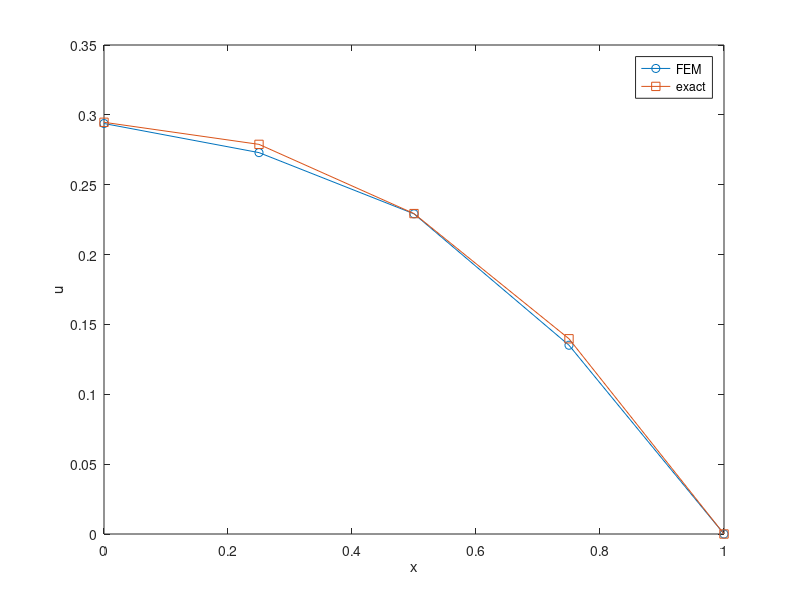
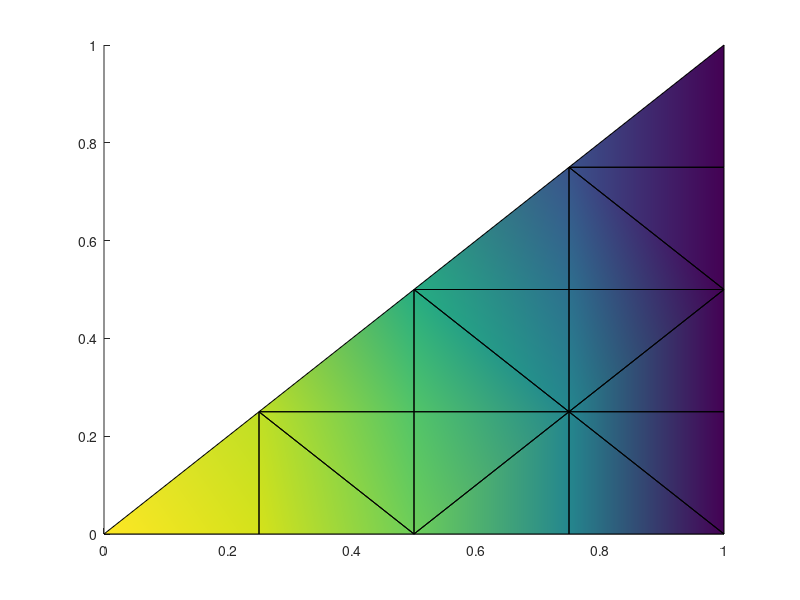

These figures' MATLAB source, in order:
h=1/4;
%N_e: number of elements
%N_p: number of nodes, including boundary nodes
%N_b: number of boundary nodes of Dirichlet type
N_e=16;
N_p=15;
N_b=5;
Nodes=[0 0;
   0.25 0;
   0.5 0;
   0.75 0;
   1 0;
  
   0.25 0.25;
   0.5 0.25;
   0.75 0.25;
   1 0.25;

   0.5 0.5;
   0.75 0.5;
   1 0.5;

   0.75 0.75;
   1 0.75;

   1 1];

%B is the connectivity matrix
B=[ 2 6 1;
    2 3 6;
    7 6 3;
    7 3 8;
    4 8 3;
    4 5 8;
    9 8 5;
    7 10 6;
    7 8 10;
    11 10 8;
    11 8 12;
    9 12 8;
    11 13 10;
    11 12 13;
    14 13 12;
    14 15 13];

Dirichlet_nodes=[5;
                 9;
                 12;
                 14;
                 15];
             
A_element=[1 -1/2 -1/2;
      -1/2 1/2 0;
      -1/2 0 1/2];
b_element=[h^2/6 h^2/6 h^2/6];


%----assemble the global matrix and solution is stored in c_global----------------
A_global=zeros(N_p);
b_global=zeros(N_p,1);

for i_e=1:N_e
    for m=1:3
        for n=1:3
            i=B(i_e,m);
            j=B(i_e,n);
            A_global(i,j)=A_global(i,j)+A_element(m,n);
        end
    end
    for m=1:3
        i=B(i_e,m);
        b_global(i)=b_global(i)+b_element(m);
    end
end
disp(A_global)
map=(1:(N_p-N_b))';
i_map=1;
i_dirichlet=1;
for i=1:N_p
    if(i==Dirichlet_nodes(i_dirichlet))
        i_dirichlet=i_dirichlet+1;
    else
        map(i_map)=i;
        i_map=i_map+1;
    end
end
A_sub=zeros(N_p-N_b);
b_sub=zeros(N_p-N_b,1);
for i=1:N_p-N_b
    for j=1:N_p-N_b
        i0=map(i);
        j0=map(j);
        A_sub(i,j)=A_global(i0,j0);
    end
end
disp(A_sub)
for i=1:N_p-N_b
    i0=map(i);
    b_sub(i,1)=b_global(i0,1);
end
disp(b_global)
disp(b_sub)
c_sub=A_sub\b_sub;
c_global=zeros(N_p,1);
for i=1:N_p-N_b
    i0=map(i);
    c_global(i0,1)=c_sub(i,1);
end
%----------------------------------------------------------------------------

%postprocessing
%plot the value at nodes 1 to 5
exact=ones(5,1)*0.5;
for n=1:20
    alpha=(2*n-1)*pi/2;
    exact=exact+2*(-1)^n*cosh(alpha*Nodes(1:5,1))/(alpha^3)/cosh(alpha);
end
plot(Nodes(1:5,1),c_global(1:5,1),'-o',Nodes(1:5,1),exact,'-s');
xlabel('x');
ylabel('u');
legend('FEM','exact');
figure(2)
%plot the distribution on each element
patch('Vertices',Nodes,'Faces',B,'FaceVertexCData',c_global,'FaceColor','interp');